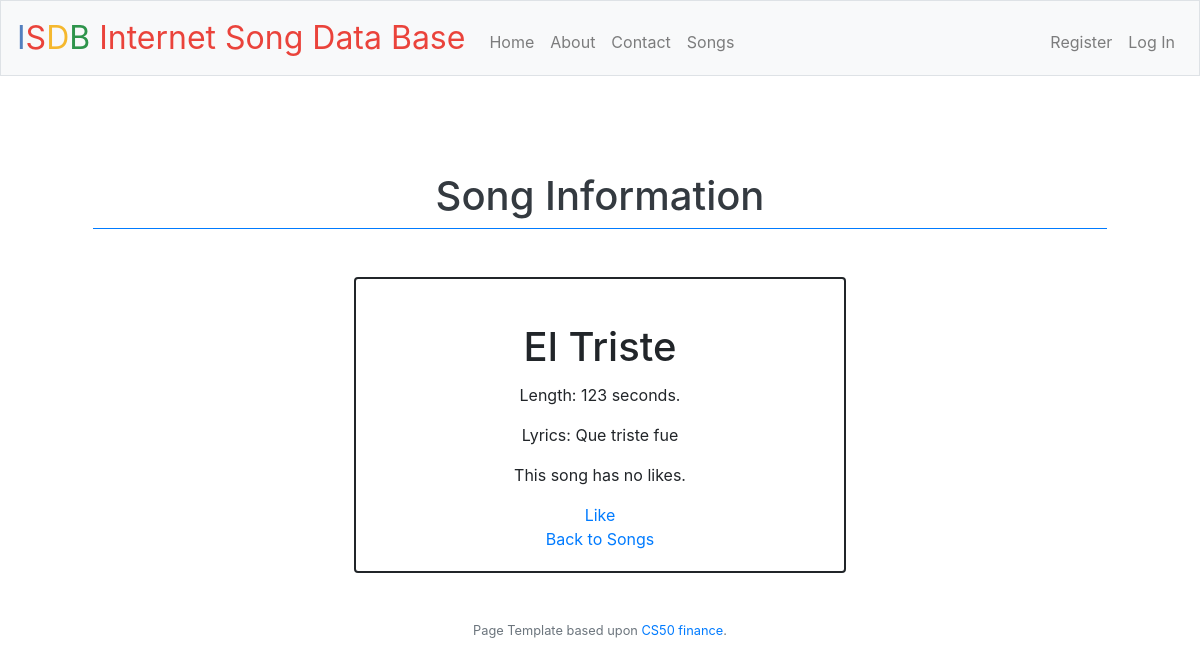
/songs/3, run on the app's committed database.
### tables this page shows
CREATE TABLE 'songs' (
'id' INTEGER PRIMARY KEY AUTOINCREMENT NOT NULL,
'title' TEXT NOT NULL,
'duration' INTEGER NOT NULL,
'artist_id' INTEGER NOT NULL,
'lyrics' TEXT NOT NULL,
'num_likes' INTEGER NOT NULL,
FOREIGN KEY(artist_id) REFERENCES artist(id)
);

### application.py (the view)
@app.route('/songs/<int:song_number>')
def list_song_number(song_number):
    row = db_helpers.fetch_song_info(song_number)
    if not row:
        flash(f"Song {song_number} does not exist.")
        return render_template("songs.html")
    return render_template('song.html', song_info=row)

### application.py (called while the page is built)
@app.after_request
def after_request(response):
    response.headers["Cache-Control"] = "no-cache, no-store, must-revalidate"
    response.headers["Expires"] = 0
    response.headers["Pragma"] = "no-cache"
    return response

### db_helpers.py (called while the page is built)
def fetch_song_info(n):
    song_join = "SELECT s.id, s.title, s.duration, s.lyrics, s.num_likes, a.name, a.nationality, a.img_url FROM songs s JOIN artist a ON s.artist_id = a.id WHERE s.id = ?"
    test = (n, )
    c.execute(song_join, test)
    return c.fetchone()

### templates/song.html (shortened to what this page needs)
{% extends "layout.html" %}
{% block main %}
    <div class="col-12 text-center mt-5">
        <h1 class="text-dark pt04">Song Information</h1>
        <div class="border-top border-primary w50 mx-auto my3"></div>
    </div>
    <div class="container marketing" id="song_card">
        <div class="row justify-content-center">
            <div class="col-md-6">
                <div class="card mt-5">
                    <div class="card-body">
                        <h1 class="card-title">{{ song_info['title'] }}</h1>
                        <p class="card-text">Length: {{ song_info['duration'] }} seconds.</p>
                        <p class="card-text">Lyrics: {{ song_info['lyrics'] }}</p>
                        <p class="card-text">
                            {% if song_info['num_likes'] == 0 %}
                                This song has no likes.
                            {% elif song_info['num_likes'] == 1 %}
                                This song has been liked once.
                            {% elif song_info['num_likes'] == 2 %}
                                This song has been liked twice.
                            {% else %}
                                This song has been liked {{ song_info['num_likes'] }} times.
                            {% endif%}
                        </p>
                        <a href="/like/{{ song_info['id'] }}">
                            <span class="glyphicon glyphicon-thumbs-up">Like</span>
                        </a>
                        <br>
                        <a href="/songs">Back to Songs</a>
                        <br>
                    </div>
                </div>
            </div>
        </div>
    </div>
{% endblock %}

### static/styles.css (style rules this page uses)
.card { border: 2px solid; }

### data on the page
songs: title "El Triste", duration "123", lyrics "Que triste fue"
